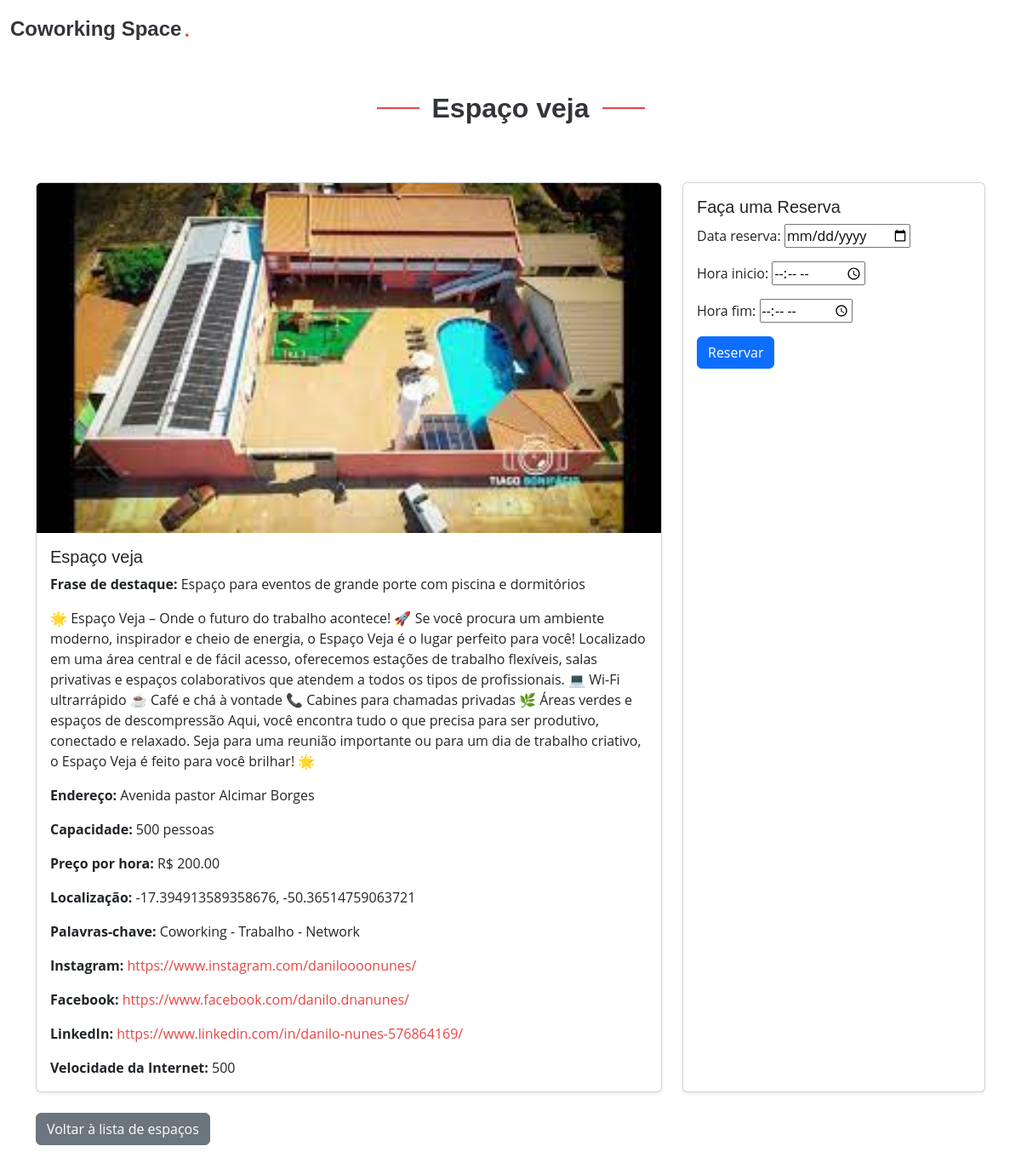
Screenshot of /lista/espaco/2/ (signed in) with the database file from the repository.
### reservas/models.py (models this page shows, shortened)
class EspacoCoworking(models.Model):
    nome = models.CharField(max_length=100)
    endereco = models.CharField(max_length=200)
    frase_destaque = models.CharField(max_length=100, blank=True, null=True)
    descricao = models.TextField(blank=True, null=True)
    capacidade = models.IntegerField()
    preco_por_hora = models.DecimalField(max_digits=10, decimal_places=2)
    foto = models.ImageField(upload_to='fotos/', blank=True, null=True)
    latitude = models.FloatField(default=0)
    longitude = models.FloatField(default=0)
    prioridade = models.IntegerField(default=0)
    palavras_chave = models.TextField(blank=True, null=True, help_text='Separado por -')
    instagram = models.URLField(max_length=255, blank=True, null=True)
    facebook = models.URLField(max_length=255, blank=True, null=True)
    linkedin = models.URLField(max_length=255, blank=True, null=True)
    nome_espaco = models.CharField(max_length=255, blank=True, null=True)
    razao_social = models.CharField(max_length=255, blank=True, null=True)
    cep = models.CharField(max_length=20, blank=True, null=True)
    pais = models.CharField(max_length=100, blank=True, null=True)
    uf = models.CharField(max_length=2, blank=True, null=True)
    cidade = models.CharField(max_length=100, blank=True, null=True)
    bairro = models.CharField(max_length=100, blank=True, null=True)
    logradouro = models.CharField(max_length=255, blank=True, null=True)
    numero = models.CharField(max_length=10, blank=True, null=True)
    complemento = models.CharField(max_length=255, blank=True, null=True)
    logo = models.ImageField(upload_to='logos/', blank=True, null=True)
    foto_horizontal = models.ImageField(upload_to='fotos_espaco/', blank=True, null=True)
    nome_proprietario = models.CharField(max_length=255, blank=True, null=True)
    email_proprietario = models.EmailField(blank=True, null=True)
    telefone_proprietario = models.CharField(max_length=20, blank=True, null=True)
    nome_gerente = models.CharField(max_length=255, blank=True, null=True)
    email_gerente = models.EmailField(blank=True, null=True)
    telefone_gerente = models.CharField(max_length=20, blank=True, null=True)
    titular_conta = models.CharField(max_length=255, blank=True, null=True)
    banco = models.CharField(max_length=100, blank=True, null=True)
    agencia = models.CharField(max_length=20, blank=True, null=True)
    conta = models.CharField(max_length=20, blank=True, null=True)
    tipo_conta = models.CharField(max_length=50, blank=True, null=True)
    tipo_pix = models.CharField(max_length=50, blank=True, null=True)
    pix = models.CharField(max_length=100, blank=True, null=True)
    cafe = models.BooleanField(default=False)
    cha = models.BooleanField(default=False)
    massagem = models.BooleanField(default=False)
    outros_diferenciais = models.CharField(max_length=255, blank=True, null=True)
    wifi = models.BooleanField(default=False)
    acessibilidade = models.BooleanField(default=False)
    acesso24h = models.BooleanField(default=False)
    playground_kids = models.BooleanField(default=False)
    ar_condicionado = models.BooleanField(default=False)
    area_alimentacao = models.BooleanField(default=False)
    biblioteca = models.BooleanField(default=False)
    cabine_call = models.BooleanField(default=False)
    cozinha = models.BooleanField(default=False)
    espaco_pet = models.BooleanField(default=False)
    espaco_convivencia = models.BooleanField(default=False)
    lounge = models.BooleanField(default=False)
    galeria_arte = models.BooleanField(default=False)
    geladeira = models.BooleanField(default=False)
    gerador_eletricidade = models.BooleanField(default=False)
    jardim = models.BooleanField(default=False)
    quadro_branco = models.BooleanField(default=False)
    recepcao = models.BooleanField(default=False)
    sala_descompressao = models.BooleanField(default=False)
    sala_jogos = models.BooleanField(default=False)
    varanda = models.BooleanField(default=False)
    vestuario = models.BooleanField(default=False)
    velocidade_internet = models.CharField(max_length=50, blank=True, null=True)
    auditorio = models.BooleanField(default=False)
    cafeteria = models.BooleanField(default=False)
    coliving = models.BooleanField(default=False)
    espaco_eventos = models.BooleanField(default=False)
    estudio_gravacao = models.BooleanField(default=False)
    restaurante = models.BooleanField(default=False)
    fotos_area_comum = models.ImageField(upload_to='fotos_areas_comuns/', blank=True, null=True)
    fotos_area_compartilhada = models.ImageField(upload_to='fotos_areas_compartilhadas/', blank=True, null=True)
    fotos_salas_privativas = models.ImageField(upload_to='fotos_salas_privativas/', blank=True, null=True)
    outras_fotos = models.ImageField(upload_to='outras_fotos/', blank=True, null=True)
    proprietario = models.ForeignKey(User, on_delete=models.CASCADE)
    class Meta:
        verbose_name = "Espaço de Coworking"
        verbose_name_plural = "Espaços de Coworking"
        ordering = ['prioridade']  # Ordena os espaços pelo nome de forma padrão

### reservas/views.py (the view)
# urls.py: path('espaco/<int:espaco_id>/', views.detalhe_espaco, name='detalhe_espaco'),  # Detalhe de um espaço específico
@login_required
def detalhe_espaco(request, espaco_id):
    espaco = get_object_or_404(EspacoCoworking, id=espaco_id)
    if espaco.proprietario != request.user and not is_coworking_admin(request.user):
        return render(request, '403.html', status=403)
    if request.method == 'POST':
        form = ReservaForm(request.POST)
        if form.is_valid():
            reserva = form.save(commit=False)
            reserva.espaco = espaco
            reserva.usuario = request.user
            reserva.save()
            messages.success(request, 'Reserva feita com sucesso!')
            return redirect('lista_espacos')
    else:
        form = ReservaForm()
    return render(request, 'reservas/detalhe_espaco.html', {'espaco': espaco, 'form': form})

### reservas/forms.py (shortened to what this page needs)
class ReservaForm(forms.ModelForm):
    class Meta:
        model = Reserva
        fields = ['data_reserva', 'hora_inicio', 'hora_fim']
        widgets = {
            'data_reserva': forms.DateInput(attrs={'type': 'date'}),
            'hora_inicio': forms.TimeInput(attrs={'type': 'time'}),
            'hora_fim': forms.TimeInput(attrs={'type': 'time'}),
        }
    def __init__(self, *args, **kwargs):
        self.espaco = kwargs.pop('espaco', None)
        super(ReservaForm, self).__init__(*args, **kwargs)

### reservas/templates/reservas/detalhe_espaco.html (shortened to what this page needs)
{% load static %}
<!DOCTYPE html>
<html lang="en">
<head>
    <link href="{% static 'vendor/bootstrap/css/bootstrap.min.css' %}" rel="stylesheet">
    <link href="{% static 'vendor/bootstrap-icons/bootstrap-icons.css' %}" rel="stylesheet">
    <link href="{% static 'css/main.css' %}" rel="stylesheet">
</head>
<body>
    <header id="header" class="header d-flex align-items-center fixed-top">
        <div class="container-fluid position-relative d-flex align-items-center justify-content-between">
            <a href="{% url 'index' %}" class="logo d-flex align-items-center me-auto me-xl-0">
                <h1 class="sitename">Coworking Space</h1><span>.</span>
            </a>
        </div>
    </header>
    <main class="main mt-5">
        <section class="section">
            <div class="container" data-aos="fade-up">
                <div class="section-title">
                    <h2>{{ espaco.nome }}</h2>
                </div>
                <div class="row gy-4">
                    <div class="col-lg-8">
                        <div class="card h-100 shadow-sm">
                            {% if espaco.foto %}
                            <img src="{{ espaco.foto.url }}" class="card-img-top" alt="Foto do espaço" style="max-width: 100%;">
                            {% else %}
                            <img src="{% static 'img/placeholder.jpg' %}" class="card-img-top" alt="Foto do espaço">
                            {% endif %}
                            <div class="card-body">
                                {% if espaco.nome %}
                                <h5 class="card-title">{{ espaco.nome }}</h5>
                                {% endif %}
                                {% if espaco.frase_destaque %}
                                <p class="card-text"><strong>Frase de destaque:</strong> {{ espaco.frase_destaque }}</p>
                                {% endif %}
                                {% if espaco.descricao %}
                                <p class="card-text">{{ espaco.descricao }}</p>
                                {% endif %}
                                {% if espaco.endereco %}
                                <p class="card-text"><strong>Endereço:</strong> {{ espaco.endereco }}</p>
                                {% endif %}
                                {% if espaco.capacidade %}
                                <p class="card-text"><strong>Capacidade:</strong> {{ espaco.capacidade }} pessoas</p>
                                {% endif %}
                                {% if espaco.preco_por_hora %}
                                <p class="card-text"><strong>Preço por hora:</strong> R$ {{ espaco.preco_por_hora }}</p>
                                {% endif %}
                                {% if espaco.latitude and espaco.longitude %}
                                <p class="card-text"><strong>Localização:</strong> {{ espaco.latitude }}, {{ espaco.longitude }}</p>
                                {% endif %}
                                {% if espaco.palavras_chave %}
                                <p class="card-text"><strong>Palavras-chave:</strong> {{ espaco.palavras_chave }}</p>
                                {% endif %}
                                {% if espaco.instagram %}
                                <p class="card-text"><strong>Instagram:</strong> <a href="{{ espaco.instagram }}" target="_blank">{{ espaco.instagram }}</a></p>
                                {% endif %}
                                {% if espaco.facebook %}
                                <p class="card-text"><strong>Facebook:</strong> <a href="{{ espaco.facebook }}" target="_blank">{{ espaco.facebook }}</a></p>
                                {% endif %}
                                {% if espaco.linkedin %}
                                <p class="card-text"><strong>LinkedIn:</strong> <a href="{{ espaco.linkedin }}" target="_blank">{{ espaco.linkedin }}</a></p>
                                {% endif %}
                                {% if espaco.velocidade_internet %}
                                <p class="card-text"><strong>Velocidade da Internet:</strong> {{ espaco.velocidade_internet }}</p>
                                {% endif %}
                            </div>
                        </div>
                    </div>
                    <div class="col-lg-4">
                        <div class="card h-100 shadow-sm">
                            <div class="card-body">
                                <h5 class="card-title">Faça uma Reserva</h5>
                                <form method="POST">
                                    {{ form.as_p }}
                                    <button type="submit" class="btn btn-primary">Reservar</button>
                                </form>
                            </div>
                        </div>
                    </div>
                </div>
                <br>
                <a href="{% url 'lista_espacos' %}" class="btn btn-secondary">Voltar à lista de espaços</a>
            </div>
        </section>
    </main>
</body>
</html>

### reservas/static/css/main.css (style rules this page uses)
:root { --default-font: "Open Sans", system-ui, -apple-system, "Segoe UI", Roboto, "Helvetica Neue", Arial, "Noto Sans", "Liberation Sans", sans-serif, "Apple Color Emoji", "Segoe UI Emoji", "Segoe UI Symbol", "Noto Color Emoji"; --heading-font: "Montserrat", sans-serif; --nav-font: "Poppins", sans-serif; }
:root { --background-color: #ffffff; --default-color: #212529; --heading-color: #32353a; --accent-color: #e84545; --surface-color: #ffffff; --contrast-color: #ffffff; }
:root { --nav-color: #3a3939; --nav-hover-color: #e84545; --nav-mobile-background-color: #ffffff; --nav-dropdown-background-color: #ffffff; --nav-dropdown-color: #3a3939; --nav-dropdown-hover-color: #e84545; }
:root { scroll-behavior: smooth; }
body { color: var(--default-color); background-color: var(--background-color); font-family: var(--default-font); }
a { color: var(--accent-color); text-decoration: none; transition: 0.3s; }
h1, h2, h3, h4, h5, h6 { color: var(--heading-color); font-family: var(--heading-font); }
.header { color: var(--default-color); background-color: var(--background-color); padding: 20px 0; transition: all 0.5s; z-index: 997; }
.header .logo { line-height: 1; }
.header .logo h1 { font-size: 24px; margin: 0; font-weight: 600; color: var(--heading-color); }
.header .logo span { color: var(--accent-color); font-size: 24px; font-weight: 600; padding-left: 3px; }
@media (max-width: 1200px) { .header .logo { order: 1; } }
section, .section { color: var(--default-color); background-color: var(--background-color); padding: 60px 0; scroll-margin-top: 98px; overflow: clip; }
.section-title { text-align: center; padding-bottom: 60px; position: relative; }
.section-title h2 { font-size: 32px; font-weight: 700; position: relative; }
.section-title h2:before, .section-title h2:after { content: ""; width: 50px; height: 2px; background: var(--accent-color); display: inline-block; }
.section-title h2:before { margin: 0 15px 10px 0; }
.section-title h2:after { margin: 0 0 10px 15px; }

### rows the page displays
EspacoCoworking: nome "Espaço veja", foto (picture), frase_destaque "Espaço para eventos de grande porte com piscina e dormitórios", descricao "🌟 Espaço Veja – Onde o futuro do trabalho acontece! 🚀 Se você procura um ambiente moderno, inspirador e cheio de energia, o Espaço Veja é o lugar perfeito para você! Localizado em uma área central e de fácil acesso, oferecemos estações de trabalho flexíveis, salas privativas e espaços colaborativos que atendem a todos os tipos de profissionais. 💻 Wi-Fi ultrarrápido ☕ Café e chá à vontade 📞 Cabines para chamadas privadas 🌿 Áreas verdes e espaços de descompressão Aqui, você encontra tudo o que precisa para ser produtivo, conectado e relaxado. Seja para uma reunião importante ou para um dia de trabalho criativo, o Espaço Veja é feito para você brilhar! 🌟", endereco "Avenida pastor Alcimar Borges", capacidade "500", preco_por_hora "200.00", latitude "-17.394913589358676", longitude "-50.36514759063721", palavras_chave "Coworking - Trabalho - Network", instagram "https://www.instagram.com/daniloooonunes/", facebook "https://www.facebook.com/danilo.dnanunes/", linkedin "https://www.linkedin.com/in/danilo-nunes-576864169/", velocidade_internet "500"
